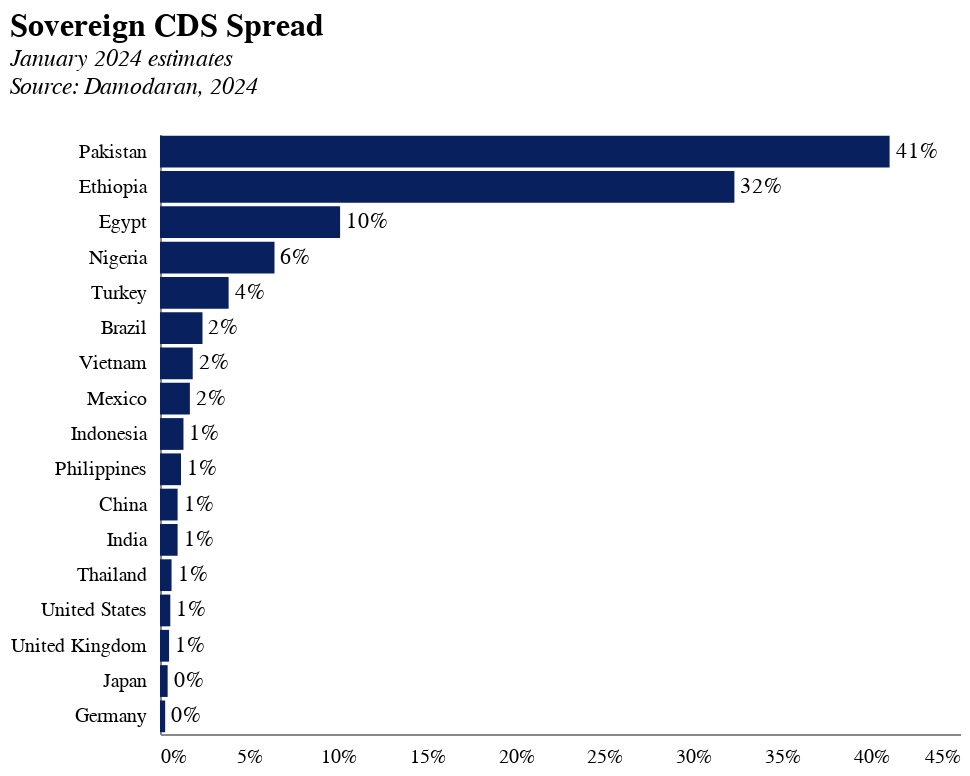

The cell this chart's notebook holds for it:
### Markdown cell above
### Chart: P21 Sovereign CDS Spread

### Code cell
p21_iso3s = ["BGD", "BRA", "CHN", "COD", "EGY", "ETH", "GBR", "DEU", "IND", "IDN", "IRN", "JPN", "MEX", "NGA", "PAK", "PHL", "RUS", "THA", "TUR", "USA", "VNM"]

df = full_df.copy()
df = df[df.iso3.isin(p21_iso3s)]

df = df.dropna(subset=["Sovereign CDS Spread"]).sort_values("Sovereign CDS Spread", ascending=False)

df["Value"] = df["Sovereign CDS Spread"]
df = df[["Country", "Value", "iso3"]]

base = alt.Chart(df).encode(
    x=alt.X("Value:Q", title="", axis=alt.Axis(format=".0%")),
    y=alt.Y("Country:N", sort="-x", axis=alt.Axis(title=None)),
)    

bars = base.mark_bar(color="rgb(9, 32, 95)")

labels = base.mark_text(
    align="left",
    baseline="middle",
    dx=3
).encode(
    text=alt.Text("Value:Q", format=".0%"),
)

chart = bars + labels

chart = chart.properties(
    title = alt.TitleParams(
            "Sovereign CDS Spread",
    subtitle=["January 2024 estimates", "Source: Damodaran, 2024", ""],
    ),

    width=400,
    height=300
)

chart.display()
chart.save("charts/CDS/sovereign_cds_spread.svg")
chart.save("charts/CDS/sovereign_cds_spread.json")
chart.save("charts/CDS/sovereign_cds_spread.png", scale_factor=2.0)

### Figure 1 — Vega-Lite specification as saved in the notebook (floating-point values rounded to 4 significant figures)
{"config": {"axisX": {"labelPadding": 6, "tickOpacity": 0, "title": null, "grid": false, "ticks": false, "labelSeparation": 10}, "axisY": {"title": null, "grid": false, "tickOpacity": 0}, "title": {"fontSize": 16, "subtitleFontSize": 12, "subtitleFontStyle": "italic", "anchor": "start", "color": "black"}, "view": {"stroke": "transparent"}}, "layer": [{"mark": {"type": "bar", "color": "rgb(9, 32, 95)"}, "encoding": {"x": {"axis": {"format": ".0%"}, "field": "Value", "title": "", "type": "quantitative"}, "y": {"axis": {"title": null}, "field": "Country", "sort": "-x", "type": "nominal"}}}, {"mark": {"type": "text", "align": "left", "baseline": "middle", "dx": 3}, "encoding": {"text": {"field": "Value", "format": ".0%", "type": "quantitative"}, "x": {"axis": {"format": ".0%"}, "field": "Value", "title": "", "type": "quantitative"}, "y": {"axis": {"title": null}, "field": "Country", "sort": "-x", "type": "nominal"}}}], "data": {"name": "data-ea8cc5356a69449cc5c3fd85ce25a362"}, "height": 300, "title": {"text": "Sovereign CDS Spread", "subtitle": ["January 2024 estimates", "Source: Damodaran, 2024", ""]}, "width": 400, "$schema": "https://vega.github.io/schema/vega-lite/v5.8.0.json", "datasets": {"data-ea8cc5356a69449cc5c3fd85ce25a362": [{"Country": "Pakistan", "Value": 0.4104, "iso3": "PAK"}, {"Country": "Ethiopia", "Value": 0.3231, "iso3": "ETH"}, {"Country": "Egypt", "Value": 0.1013, "iso3": "EGY"}, {"Country": "Nigeria", "Value": 0.0644, "iso3": "NGA"}, {"Country": "Turkey", "Value": 0.0386, "iso3": "TUR"}, {"Country": "Brazil", "Value": 0.0239, "iso3": "BRA"}, {"Country": "Vietnam", "Value": 0.0184, "iso3": "VNM"}, {"Country": "Mexico", "Value": 0.0168, "iso3": "MEX"}, {"Country": "Indonesia", "Value": 0.0132, "iso3": "IDN"}, {"Country": "Philippines", "Value": 0.0118, "iso3": "PHL"}, {"Country": "China", "Value": 0.0099, "iso3": "CHN"}, {"Country": "India", "Value": 0.0099, "iso3": "IND"}, {"Country": "Thailand", "Value": 0.0065, "iso3": "THA"}, {"Country": "United States", "Value": 0.0058, "iso3": "USA"}, {"Country": "United Kingdom", "Value": 0.0051, "iso3": "GBR"}, {"Country": "Japan", "Value": 0.0043, "iso3": "JPN"}, {"Country": "Germany", "Value": 0.0029, "iso3": "DEU"}]}}
